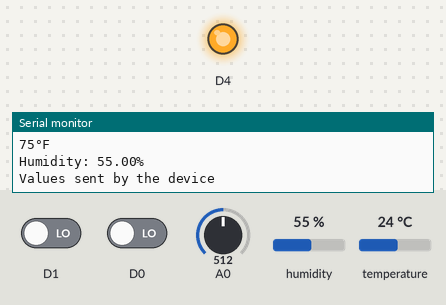
Simulated run of this sketch. Board: ESP8266 (NodeMCU). On the bench: output pins drawn as LEDs (lit = HIGH), the last lines printed to the serial monitor. The inputs (shaded band) are chosen by the test bench; at power-on: A0 = 512, D1 LOW, D0 LOW, humidity 55 %, temperature 24 °C.

Above: at 2.7 s.
2.8 s: A0 set to 12
5.5 s: A0 set to 9
At 6.0 s:
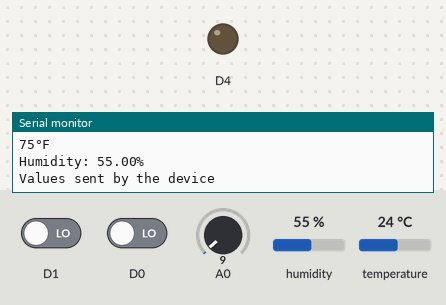
8.2 s: A0 set to 122
At 10.6 s:
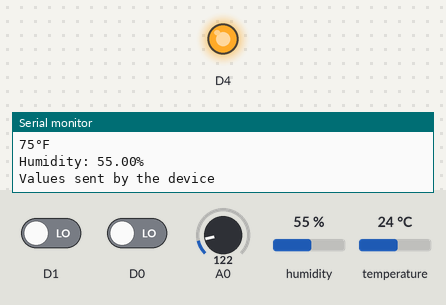
11.0 s: A0 set to 0
At 12.3 s:
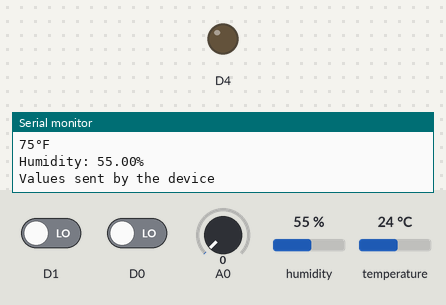
Timing chart, 0 to 14.0 s (numbered marks = the images above; inputs shaded):
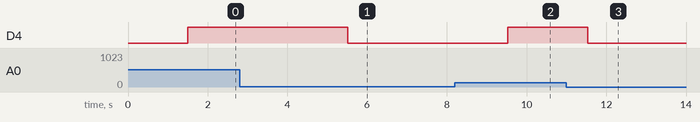

Measured:
- the behaviour switches between 11 and 10 on A0 (found by bisection; images 0 and 1)
- after the input at 5.5 s, D4: HIGH → LOW at once
- after the input at 8.2 s, D4: LOW → HIGH after 1.3 s
- after the input at 11.0 s, D4: HIGH → LOW after 0.53 s

The sketch:

health.ino
```cpp
//#include <SoftwareSerial.h>
//SoftwareSerial mySerial(14, 12);

#include <Adafruit_Sensor.h>
#include <DHT.h>
#include <DHT_U.h>

#define DHTPIN D2

#define DHTTYPE    DHT11

DHT_Unified dht(DHTPIN, DHTTYPE);
uint32_t delayMS;

#include <Arduino.h>
#include "Ubidots.h"

const char* UBIDOTS_TOKEN = "BBFF-g6IKYI9b6TvUqp2prrsNyQrTUggMG0";  // Put here your Ubidots TOKEN
const char* WIFI_SSID = "One7";      // Put here your Wi-Fi SSID
const char* WIFI_PASS = "128";      // Put here your Wi-Fi password
Ubidots ubidots(UBIDOTS_TOKEN, UBI_HTTP);

void setup() {
  Serial.begin(125000);
  ubidots.wifiConnect(WIFI_SSID, WIFI_PASS);
  dht.begin();
  Serial.println(F("DHTxx Unified Sensor Example"));
  sensor_t sensor;
  dht.temperature().getSensor(&sensor);
  dht.humidity().getSensor(&sensor);
  delayMS = sensor.min_delay / 1000;
  while (!Serial);
  pinMode(D0,INPUT);
  pinMode(A0,INPUT);
  pinMode(D1,INPUT);
  pinMode(D4,OUTPUT);
    digitalWrite(D4, LOW);
}

void loop() {
  int acceleration = analogRead(A0);
 Serial.print("Movements: ");
 Serial.println(acceleration);
 ubidots.add("Movements", acceleration);
  if (acceleration >10){
  digitalWrite(D4, HIGH);
  }
  else
  {
  digitalWrite(D4, LOW);
  }
  int pulse = digitalRead(D1);
  if (pulse =1) ubidots.add("Pulse");
  int resp = digitalRead(D0);
  ubidots.add("Respiratory", resp);
  sensors_event_t event;
  dht.temperature().getEvent(&event);
  if (isnan(event.temperature)) {
    Serial.println(F("Error reading temperature!"));
  }
  else {
    Serial.print(F("Temperature: "));
    Serial.print(event.temperature);
    Serial.println(F("°C"));
    int far = (event.temperature * 1.8)+32;
    Serial.print(far);
    Serial.println("°F");
    ubidots.add("Temperature", far);
  }
  // Get humidity event and print its value.
  dht.humidity().getEvent(&event);
  if (isnan(event.relative_humidity)) {
    Serial.println(F("Error reading humidity!"));
  }
  else {
    Serial.print(F("Humidity: "));
    Serial.print(event.relative_humidity);
    ubidots.add("Humidity", event.relative_humidity);
    Serial.println(F("%"));
  }
        bool bufferSent = false;
        bufferSent = ubidots.send();  // Will send data to a device label that matches the device Id
        if (bufferSent) {
        Serial.println("Values sent by the device");
      }
        delay(2000);
   }
```
